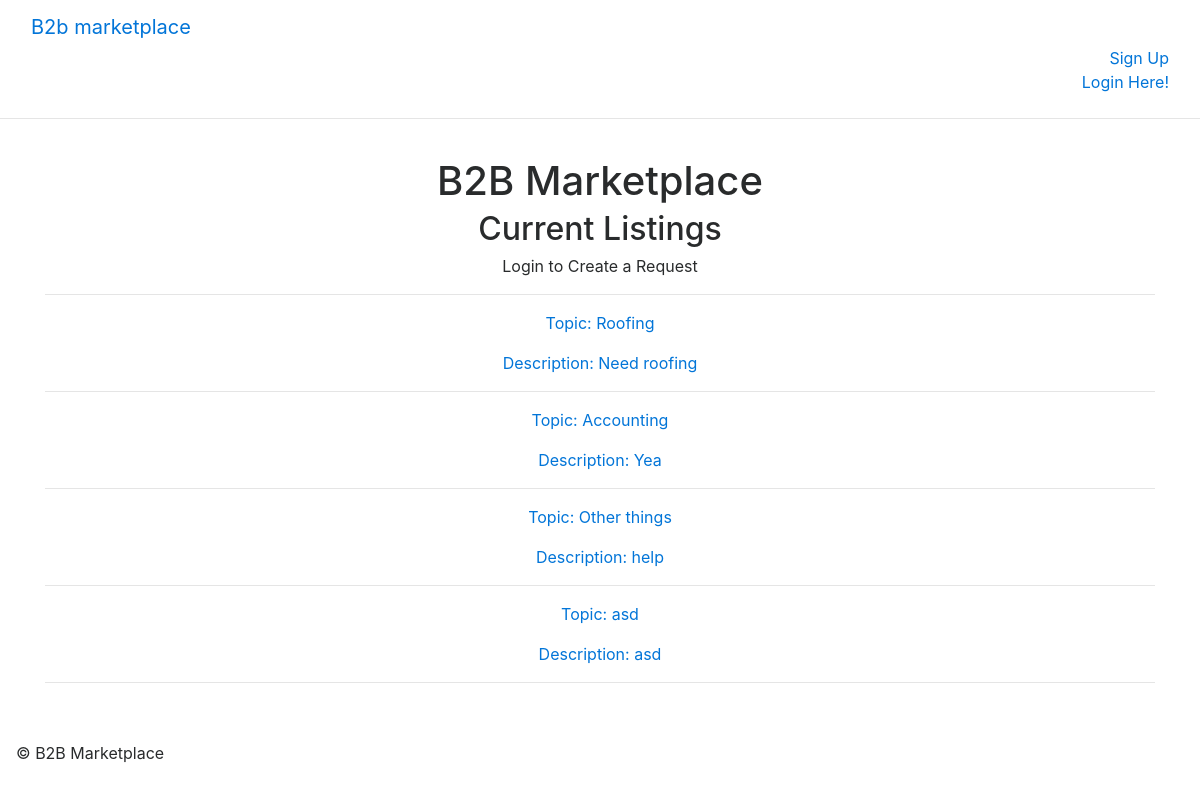
Before: / with the older database file.
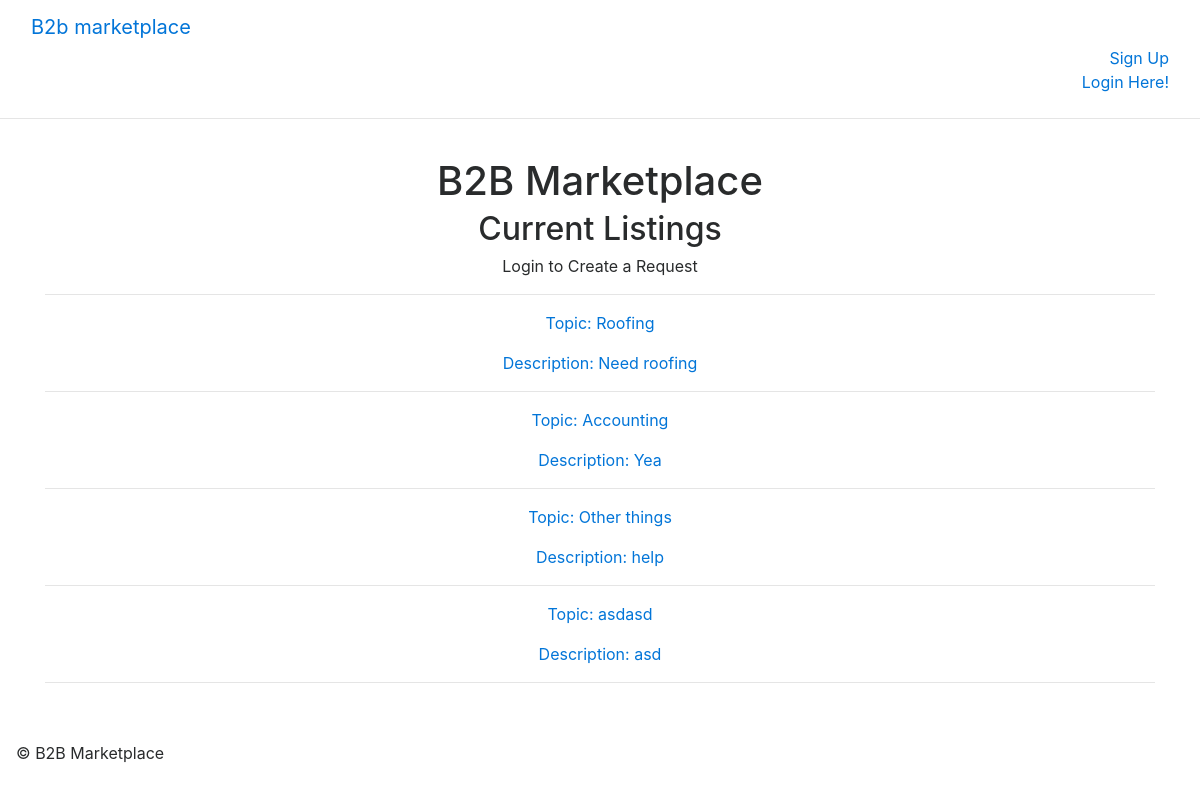
After: the same page with the newer database file.
### main_app/models.py (models this page shows, shortened)
class Listing(models.Model):
    user = models.ForeignKey(User)
    topic = models.CharField(max_length=100)
    description = models.CharField(max_length=100)
    budget = models.DecimalField(max_digits=10, decimal_places=2)
    location = models.CharField(max_length=50)
    requirement1 = models.CharField(max_length=50)
    requirement2 = models.CharField(max_length=50)
    requirement3 = models.CharField(max_length=50)
    date = models.DateField(default=datetime.now, blank=True)

### main_app/views.py (the view)
# urls.py: url(r'^$', views.index, name="index"),
def index(request):
    listings = Listing.objects.all()
    form = ListingForm()
    return render(request, 'index.html', {'listings': listings, 'form':form})

### main_app/templates/index.html (shortened to what this page needs)
{% extends 'base.html' %}
{% load staticfiles %}
  {% block content %}
    <div <class="header-content">
      <div class="header-content-inner">
        <h1 class="header-name"> B2B Marketplace </h1>
      </div>
    </div>
  <h2> Current Listings</h2>
  {% if not user.is_authenticated %}
  <p> Login to Create a Request
    <hr>
  {% endif %}
  {% for listing in listings %}
        <a class="text-center" href="/{{listing.id}}">
          <p>Topic: {{ listing.topic }}</p>
          <p>Description: {{listing.description}}</p>
        </a>
    <hr />
  {% endfor %}
{% endblock %}

Changed rows visible on the page:
removed Listing: topic "asd", description "asd"
added Listing: topic "asdasd", description "asd"
